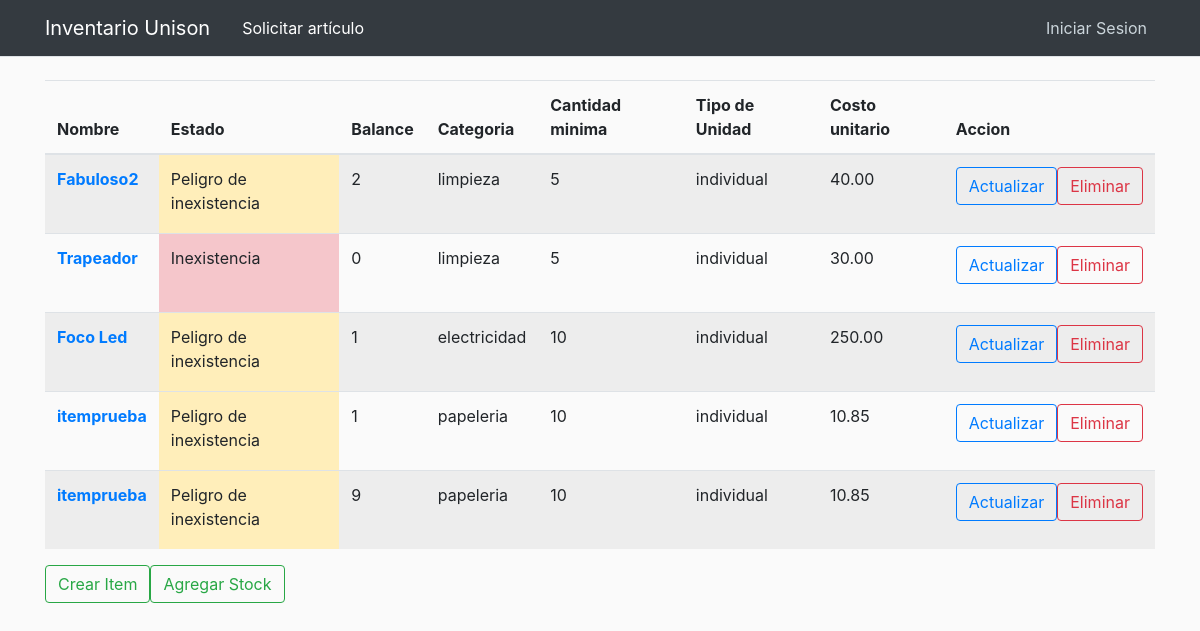
/manage_items/, run on an earlier commit of the app's database.
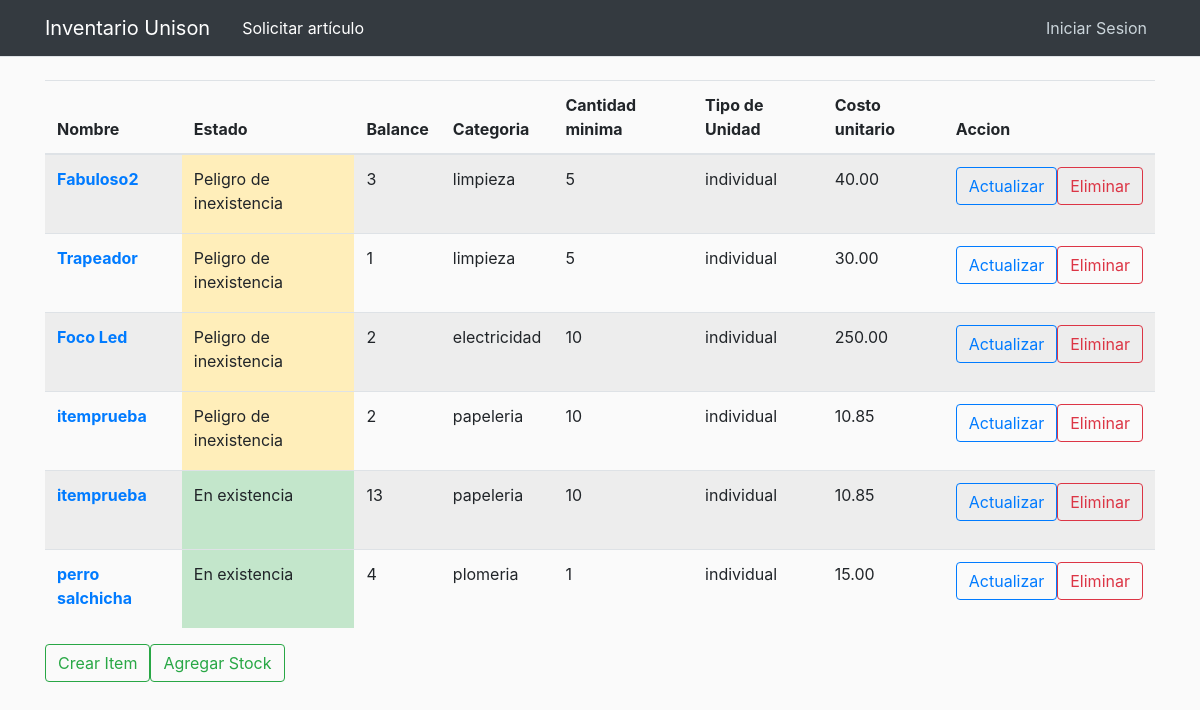
And on a later commit of the database.
### inventory/models.py (models this page shows, shortened)
class Item(models.Model):
    CATEGORY_CHOICES = [
        ('papeleria', 'Papelería'),
        ('limpieza', 'Limpieza'),
        ('plomeria', 'Plomería'),
        ('electricidad', 'Electricidad'),
    ]
    UNIT_CHOICES = [
        ('paquete', 'Paquete'),
        ('block', 'Block'),
        ('individual', 'Individual'),
        ('caja', 'Caja'),
    ]
    name = models.CharField(max_length=255)
    image = models.ImageField(default='default_item.jpg', upload_to='item_pics')
    id = models.AutoField(primary_key=True)
    category = models.CharField(max_length=20, choices=CATEGORY_CHOICES)
    description = models.TextField()
    unit_type = models.CharField(max_length=20, choices=UNIT_CHOICES)
    unit_price = models.DecimalField(max_digits=10, decimal_places=2)
    stock = models.IntegerField(default=0)
    low_stock_threshold = models.IntegerField(default=10)
    unison = models.BooleanField(default=True)

### inventory/views.py (the view)
# urls.py: path('manage_items/', views.manage_items, name='manage_items'),
def manage_items(request):
    items = Item.objects.all()
    return render(request, 'inventory/manage_items.html', {'items': items})

### inventory/templates/inventory/manage_items.html (shortened to what this page needs)
{% extends "base.html" %}
{% block content %}
    <table class="table table-striped">
        <thead>
        <tr>
            <th scope="col">Nombre</th>
            <th scope="col">Estado</th>
            <th scope="col">Balance</th>
            <th scope="col">Categoria</th>
            <th scope="col">Cantidad minima</th>
            <th scope="col">Tipo de Unidad</th>
            <th scope="col">Costo unitario</th>
            <th scope="col">Accion</th>
        </tr>
        </thead>
        <tbody>
        {% for item in items %}
            <tr>
                <th scope="row">
                    <a href="{% url 'display_item' item.id %}">{{ item.name }}</a>
                </th>
                {% if item.stock == 0 %}
                    <td class="table-danger">Inexistencia</td>
                {% else %}
                    {% if item.stock <= item.low_stock_threshold %}
                        <td class="table-warning">Peligro de inexistencia</td>
                    {% else %}
                        <td class="table-success">En existencia</td>
                    {% endif %}
                {% endif %}
                <td> {{ item.stock }}</td>
                <td> {{ item.category }}</td>
                <td> {{ item.low_stock_threshold }}</td>
                <td> {{ item.unit_type }}</td>
                <td> {{ item.unit_price }}</td>
                <td>
                    <div class="form-group">
                        <div class="btn-group" role="group">
                            <form method="get" action="{% url 'update_item' item.id %}">
                                <button class="btn btn-outline-primary" type="submit">Actualizar</button>
                            </form>
                            <form method="get" action="{% url 'delete_item' item.id %}">
                                <button class="btn btn-outline-danger" onclick="return confirmDelete();" type="submit">
                                    Eliminar
                                </button>
                            </form>
                        </div>
                    </div>
                </td>
            </tr>
        {% endfor %}
        </tbody>
    </table>
    <div class="form-group">
        <div class="btn-group" role="group">
            <form method="get" action="{% url 'create_item' %}">
                <button class="btn btn-outline-success" type="submit">Crear Item</button>
            </form>
            <form method="get" action="{% url 'add_stock' %}">
                <button class="btn btn-outline-success" type="submit">
                    Agregar Stock
                </button>
            </form>
        </div>
    </div>
{% endblock content %}

What changed in the data, as far as the page shows it:
changed Item "Fabuloso2": stock "2" → "3"
changed Item "Trapeador": stock "0" → "1"; stock "Inexistencia" → "Peligro de inexistencia"
changed Item "Foco Led": stock "1" → "2"
changed Item (number 4 of 6 on the later page): stock "1" → "2"
changed Item (number 5 of 6 on the later page): stock "9" → "13"; stock "Peligro de inexistencia" → "En existencia"
added Item: name "perro salchicha", shows "En existencia", stock "4", category "plomeria", low_stock_threshold "1", unit_type "individual", unit_price "15.00"
